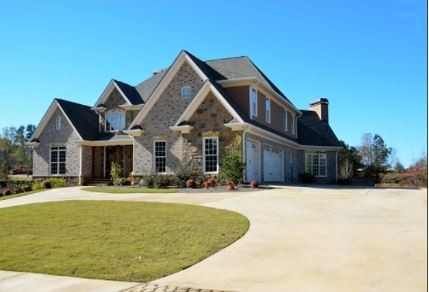
//> input picture opencv/house.JPG, 429 x 292 px
$ ./opencv_canny_hconcat   (built with g++ and OpenCV 4)
//> lines starting //> are read from the running program, lines starting //| are printed output that depends on the picture; after the words box and inside, x2 and y2 are one past the last pixel; in counts of white or black regions, pixels touching at a corner belong together
#include <opencv2/opencv.hpp>
#include <iostream>

using namespace cv;
using namespace std;


int main()
{
	Mat img_input = imread("house.jpg", IMREAD_GRAYSCALE);
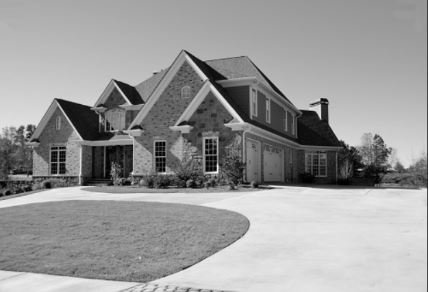
//> img_input: 292 rows x 429 cols, CV_8UC1; min 0, max 255, mean 154.1
	if (img_input.empty()) {
		cout << "이미지를 읽을 수 없습니다." << endl;
	}

	Mat img_canny;
	Canny(img_input, img_canny, 50, 150);
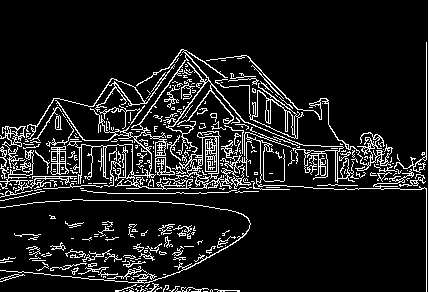
//> img_canny: 292 rows x 429 cols, CV_8UC1; 10.6% white in thin lines or dots

	Mat img_result;
	hconcat(img_input, img_canny, img_result);
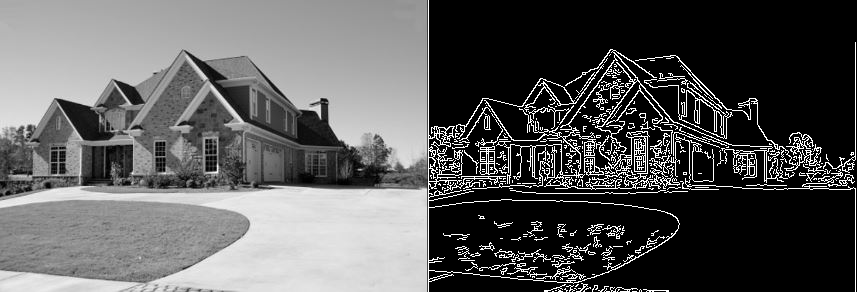
//> img_result: 292 rows x 858 cols, CV_8UC1; min 0, max 255, mean 90.6

	namedWindow("result", WINDOW_AUTOSIZE);
	imshow("result", img_result);

	waitKey(0);

	return 0;
}

$ run again, with opencv/1-1.JPG copied over opencv/house.JPG
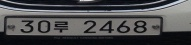
//> input picture opencv/1-1.JPG, 191 x 45 px
//> `Canny(img_input, img_canny, 50, 150);`:
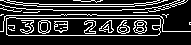
//> img_canny: 45 rows x 191 cols, CV_8UC1; 20.4% white in thin lines or dots, all inside (x1, y1, x2, y2) = (0, 0, 191, 36)
//> `hconcat(img_input, img_canny, img_result);`:
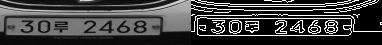
//> img_result: 45 rows x 382 cols, CV_8UC1; min 0, max 255, mean 63.2

$ run again, with opencv/carnumber-1.JPG copied over opencv/house.JPG
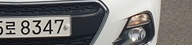
//> input picture opencv/carnumber-1.JPG, 192 x 45 px
//> `Canny(img_input, img_canny, 50, 150);`:
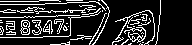
//> img_canny: 45 rows x 192 cols, CV_8UC1; 17.6% white in thin lines or dots, all inside (x1, y1, x2, y2) = (0, 0, 161, 45)
//> `hconcat(img_input, img_canny, img_result);`:
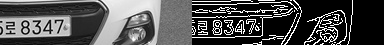
//> img_result: 45 rows x 384 cols, CV_8UC1; min 0, max 255, mean 79.9
